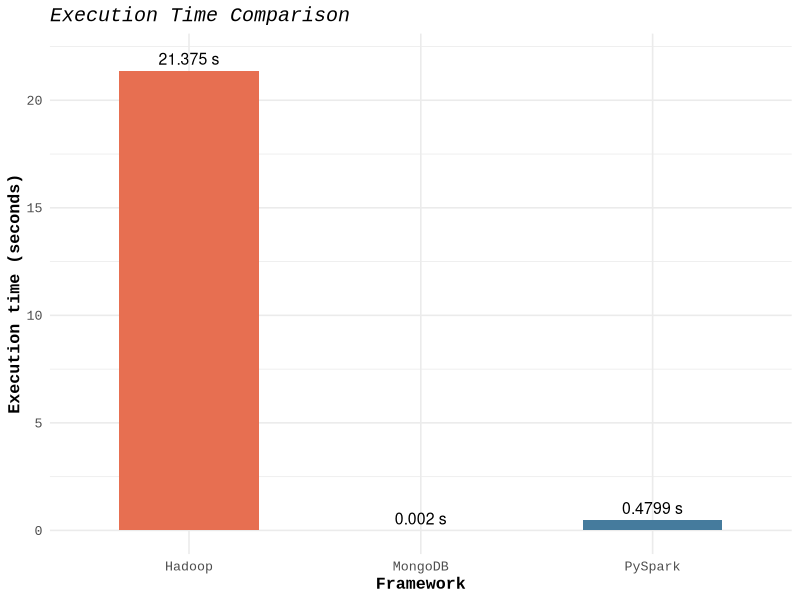

Write the R code that produced this figure.
library(ggplot2)

execution_times <- data.frame(
  Framework = c("Hadoop", "MongoDB", "PySpark"),
  Time = c(21.375, 0.002, 0.4799)
)

execution_times$Framework <- factor(
  execution_times$Framework,
  levels = c("Hadoop", "MongoDB", "PySpark")
)

ggplot(execution_times, aes(x = Framework, y = Time, fill = Framework)) +
  geom_col(width = 0.6) +
  geom_text(
    aes(label = paste0(Time, " s")),
    vjust = -0.5,
    size = 4
  ) +
  labs(
    title = "Execution Time Comparison",
    x = "Framework",
    y = "Execution time (seconds)"
  ) +
  scale_fill_manual(values = c(
    "Hadoop" = "#E76F51",
    "MongoDB" = "#2A9D8F",
    "PySpark" = "#457B9D"
  )) +
  theme_minimal(base_size = 12, base_family = "Courier New") +
  theme(
    legend.position = "none",
    plot.title = element_text(face = "italic"),
    axis.title = element_text(face = "bold")
  ) +
  expand_limits(y = 22)
